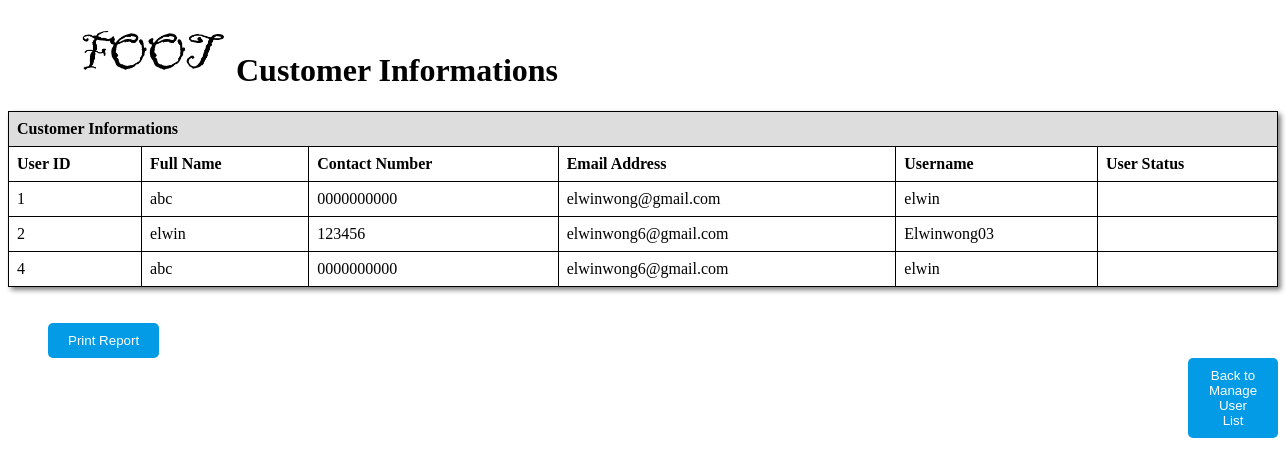
/reportuser.php, run on the app's committed database.
### tables this page shows
CREATE TABLE `user` (
  `user_id` int(100) NOT NULL,
  `full_name` varchar(50) NOT NULL,
  `contact_no` varchar(14) NOT NULL,
  `email_address` varchar(30) NOT NULL,
  `username` varchar(30) NOT NULL,
  `userpassword` varchar(30) NOT NULL,
  `confirm_password` varchar(30) NOT NULL
);

### reportuser.php (the view, shortened to what this page needs)
<?php
    include 'conn.php';
?>
<!DOCTYPE html>
<html lang="en">
<head>
</head>
<body>
    <?php
        $sql = "select * from user";
        $result = mysqli_query($conn,$sql);
    ?>
      <div >
        <h1 style='margin-left: 70px; '><img class="logo" src="image/foot.png" alt="logo"> Customer Informations</h1>
      </div>
      <div class="User_form">
        <table cellpadding="0px" cellspacing="0px"  rules="none" frame="border" style="box-shadow: 3px 3px 5px grey">
            <tr>
                <th colspan="9"  >
                    Customer Informations
                </th>
            </tr>
            <tr >
                <td><b>User ID<b></td>
                <td><b>Full Name</b></td>
                <td><b>Contact Number</b></td>
                <td><b>Email Address</b></td>
                <td><b>Username</b></td>
                <td><b>User Status</b></td>
            </tr>
         <?php
         while($row = mysqli_fetch_array($result))
        {
         ?>
            <tr>
                <td><?php echo $row["user_id"]; ?></td>
                <td><?php echo $row["full_name"];	?></td>
                <td><?php echo $row["contact_no"];?></td>
                <td><?php echo $row["email_address"];?></td>
                <td><?php echo $row["username"];?></td>
                <td><?php echo $row["status"];?></td>
            </tr>
            <?php
        }
        ?>
        </table>
        <br><br>
        <button id="print" onclick="window.print();" style='margin-left: 40px'>Print Report</button>
        <a href="manageuser.php"><button id="backbtn" name="backbtn" style='margin-left: 1180px'>Back to Manage User List</button></a>
</div>
</body>
</html>

### reportuser.php (style rules this page uses)
table { border-collapse: collapse; width: 100%; }
th, td { border: 1px solid black; padding: 8px; text-align: left; flex-wrap: wrap; justify-content: center; align-items: center; }
th { background-color: #ddd; }
#print { margin-left: 150px; background-color: #039be5; color: #fff; padding: 10px 20px; border: none; border-radius: 5px; cursor: pointer; }
#backbtn { background-color: #039be5; color: #fff; padding: 10px 20px; border: none; border-radius: 5px; cursor: pointer; }
.logo { width:150px; margin: 0; height:60px; padding: 0; }

### data on the page
user: user_id "1", full_name "abc", contact_no "0000000000", email_address "elwinwong@gmail.com", username "elwin"
user: user_id "2", full_name "elwin", contact_no "123456", email_address "elwinwong6@gmail.com", username "Elwinwong03"
user: user_id "4", full_name "abc", contact_no "0000000000", email_address "elwinwong6@gmail.com", username "elwin"
